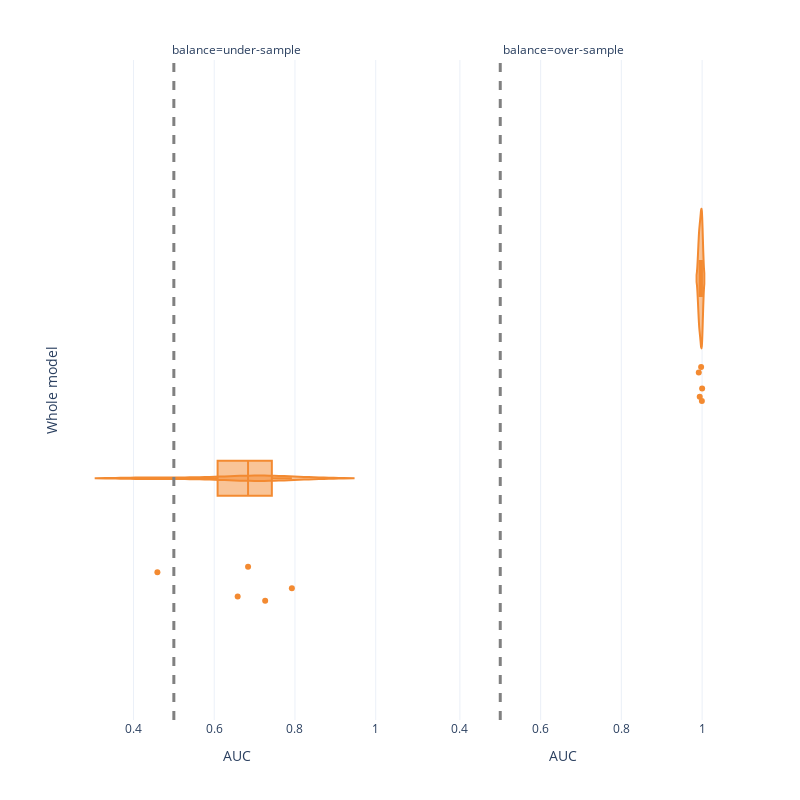

Notebook code for this chart:
### Code cell
fig =px.violin(df_forest_probe, x = 'auc', box = True, points = 'all',template = "plotly_white", 
               color_discrete_sequence = [orange, green], labels = {'auc': 'AUC'},
              facet_col = 'balance')
fig.add_vline(x=0.5, line_width=3, line_dash="dash", line_color="grey")

fig.update_layout(
#     title = f'Mean AUC = {df_forest_mw.auc.mean()}',
    autosize=True,
    width=800,
    height=800,
    yaxis = {'title': 'Whole model',
            'showticklabels': True,
            'tickmode': 'linear',},
    xaxis ={
             'range':[0.2, 1]
        }
)
fig.show()

### Figure 1 — Plotly figure (JSON) as saved in the notebook; plotly's stock layout.template omitted (floating-point values rounded to 4 significant figures)
{"data": [{"alignmentgroup": "True", "box": {"visible": true}, "hovertemplate": "balance=under-sample<br>AUC=%{x}<extra></extra>", "legendgroup": "", "marker": {"color": "#F38A31"}, "name": "", "offsetgroup": "", "orientation": "h", "points": "all", "scalegroup": "True", "showlegend": false, "type": "violin", "x": [0.7923, 0.4593, 0.6838, 0.6581, 0.7262], "x0": " ", "xaxis": "x", "y0": " ", "yaxis": "y"}, {"alignmentgroup": "True", "box": {"visible": true}, "hovertemplate": "balance=over-sample<br>AUC=%{x}<extra></extra>", "legendgroup": "", "marker": {"color": "#F38A31"}, "name": "", "offsetgroup": "", "orientation": "h", "points": "all", "scalegroup": "True", "showlegend": false, "type": "violin", "x": [0.9975, 0.9941, 0.9917, 1.0, 0.9994], "x0": " ", "xaxis": "x2", "y0": " ", "yaxis": "y2"}], "layout": {"annotations": [{"showarrow": false, "text": "balance=under-sample", "x": 0.245, "xanchor": "center", "xref": "paper", "y": 1, "yanchor": "bottom", "yref": "paper"}, {"showarrow": false, "text": "balance=over-sample", "x": 0.755, "xanchor": "center", "xref": "paper", "y": 1, "yanchor": "bottom", "yref": "paper"}], "autosize": true, "dragmode": "zoom", "height": 800, "legend": {"tracegroupgap": 0}, "margin": {"t": 60}, "shapes": [{"line": {"color": "grey", "dash": "dash", "width": 3}, "type": "line", "x0": 0.5, "x1": 0.5, "xref": "x", "y0": 0, "y1": 1, "yref": "y domain"}, {"line": {"color": "grey", "dash": "dash", "width": 3}, "type": "line", "x0": 0.5, "x1": 0.5, "xref": "x2", "y0": 0, "y1": 1, "yref": "y2 domain"}], "violinmode": "group", "width": 800, "xaxis": {"anchor": "y", "autorange": true, "domain": [0, 0.49], "range": [0.2676, 1.044], "title": {"text": "AUC"}, "type": "linear"}, "xaxis2": {"anchor": "y2", "autorange": true, "domain": [0.51, 1], "matches": "x", "range": [0.2676, 1.044], "title": {"text": "AUC"}, "type": "linear"}, "yaxis": {"anchor": "x", "autorange": true, "domain": [0, 1], "range": [-0.5986, 0.5578], "showticklabels": true, "tickmode": "linear", "title": {"text": "Whole model"}, "type": "category"}, "yaxis2": {"anchor": "x2", "autorange": true, "domain": [0, 1], "matches": "y", "range": [-0.5986, 0.5578], "showticklabels": false, "type": "category"}}}
